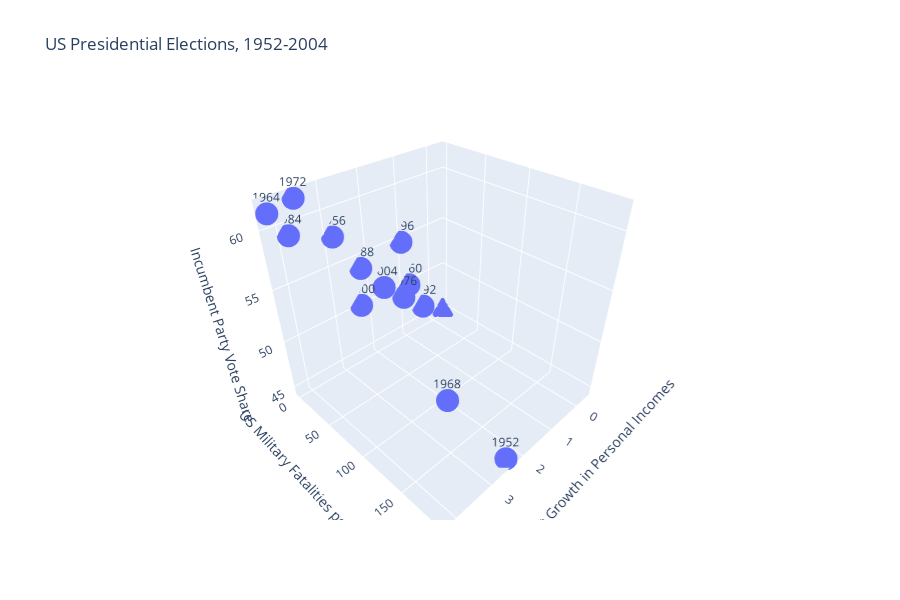

Write notebook code for a chart like this one.
### Markdown cell above
Make a scatterplot of the relationship between 2 features and the target.

We'll add another feature: US Military Fatalities per Million. ("Peace" or the lack thereof.)

Rotate the scatterplot to explore the data. What's different about 1952 & 1968?

### Code cell
px.scatter_3d(
    train,
    x='Average Recent Growth in Personal Incomes', 
    y='US Military Fatalities per Million', 
    z='Incumbent Party Vote Share', 
    text='Year', 
    title='US Presidential Elections, 1952-2004'
)

### Figure 1 — Plotly figure (JSON) as saved in the notebook; plotly's stock layout.template omitted (floating-point values rounded to 4 significant figures)
{"data": [{"hoverlabel": {"namelength": 0}, "hovertemplate": "Average Recent Growth in Personal Incomes=%{x}<br>US Military Fatalities per Million=%{y}<br>Incumbent Party Vote Share=%{z}<br>Year=%{text}", "legendgroup": "", "marker": {"color": "#636efa", "symbol": "circle"}, "mode": "markers+text", "name": "", "scene": "scene", "showlegend": false, "text": [1952, 1956, 1960, 1964, 1968, 1972, 1976, 1980, 1984, 1988, 1992, 1996, 2000, 2004], "type": "scatter3d", "x": [2.4, 2.89, 0.85, 4.21, 3.02, 3.62, 1.08, -0.39, 3.86, 2.27, 0.38, 1.04, 2.36, 1.72], "y": [190, 0, 0, 1, 146, 0, 2, 0, 0, 0, 0, 0, 0, 4], "z": [44.6, 57.76, 49.91, 61.34, 49.6, 61.79, 48.95, 44.7, 59.17, 53.94, 46.55, 54.74, 50.27, 51.24]}], "layout": {"height": 600, "legend": {"tracegroupgap": 0}, "scene": {"domain": {"x": [0, 0.98], "y": [0, 1]}, "xaxis": {"title": {"text": "Average Recent Growth in Personal Incomes"}}, "yaxis": {"title": {"text": "US Military Fatalities per Million"}}, "zaxis": {"title": {"text": "Incumbent Party Vote Share"}}}, "title": {"text": "US Presidential Elections, 1952-2004"}}}
